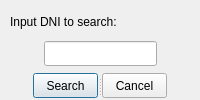
<?xml version="1.0" encoding="UTF-8"?>
<ui version="4.0">
 <class>btn_searchAux</class>
 <widget class="QDialog" name="btn_searchAux">
  <property name="geometry">
   <rect>
    <x>0</x>
    <y>0</y>
    <width>200</width>
    <height>100</height>
   </rect>
  </property>
  <property name="minimumSize">
   <size>
    <width>200</width>
    <height>100</height>
   </size>
  </property>
  <property name="maximumSize">
   <size>
    <width>200</width>
    <height>100</height>
   </size>
  </property>
  <property name="windowTitle">
   <string>Customer Search</string>
  </property>
  <widget class="QWidget" name="">
   <property name="geometry">
    <rect>
     <x>10</x>
     <y>8</y>
     <width>181</width>
     <height>91</height>
    </rect>
   </property>
   <layout class="QVBoxLayout" name="verticalLayout">
    <item>
     <widget class="QLabel" name="lbl_search">
      <property name="sizePolicy">
       <sizepolicy hsizetype="Fixed" vsizetype="Preferred">
        <horstretch>0</horstretch>
        <verstretch>0</verstretch>
       </sizepolicy>
      </property>
      <property name="minimumSize">
       <size>
        <width>150</width>
        <height>25</height>
       </size>
      </property>
      <property name="maximumSize">
       <size>
        <width>150</width>
        <height>25</height>
       </size>
      </property>
      <property name="text">
       <string>Input DNI to search:</string>
      </property>
     </widget>
    </item>
    <item alignment="Qt::AlignHCenter">
     <widget class="QLineEdit" name="lineEdit">
      <property name="minimumSize">
       <size>
        <width>113</width>
        <height>25</height>
       </size>
      </property>
      <property name="maximumSize">
       <size>
        <width>113</width>
        <height>25</height>
       </size>
      </property>
      <property name="alignment">
       <set>Qt::AlignCenter</set>
      </property>
     </widget>
    </item>
    <item alignment="Qt::AlignHCenter">
     <widget class="QSplitter" name="splitter">
      <property name="orientation">
       <enum>Qt::Horizontal</enum>
      </property>
      <widget class="QPushButton" name="pushButton">
       <property name="minimumSize">
        <size>
         <width>65</width>
         <height>25</height>
        </size>
       </property>
       <property name="maximumSize">
        <size>
         <width>65</width>
         <height>25</height>
        </size>
       </property>
       <property name="text">
        <string>Search</string>
       </property>
      </widget>
      <widget class="QPushButton" name="btn_cancelSearch">
       <property name="minimumSize">
        <size>
         <width>65</width>
         <height>25</height>
        </size>
       </property>
       <property name="maximumSize">
        <size>
         <width>65</width>
         <height>25</height>
        </size>
       </property>
       <property name="text">
        <string>Cancel</string>
       </property>
      </widget>
     </widget>
    </item>
   </layout>
  </widget>
 </widget>
 <resources/>
 <connections/>
</ui>
